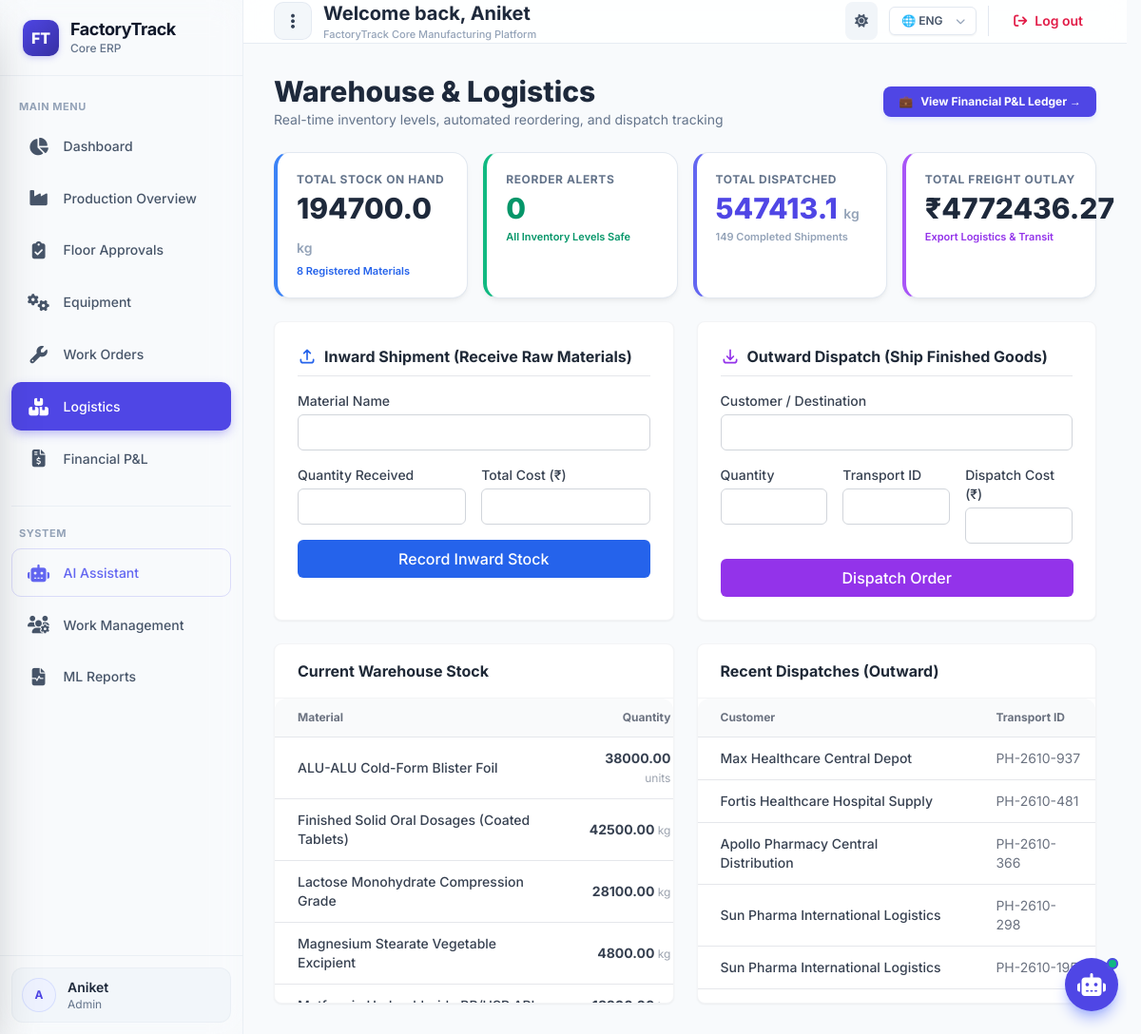
The page /inventory/ (signed in) on the database as committed earlier.
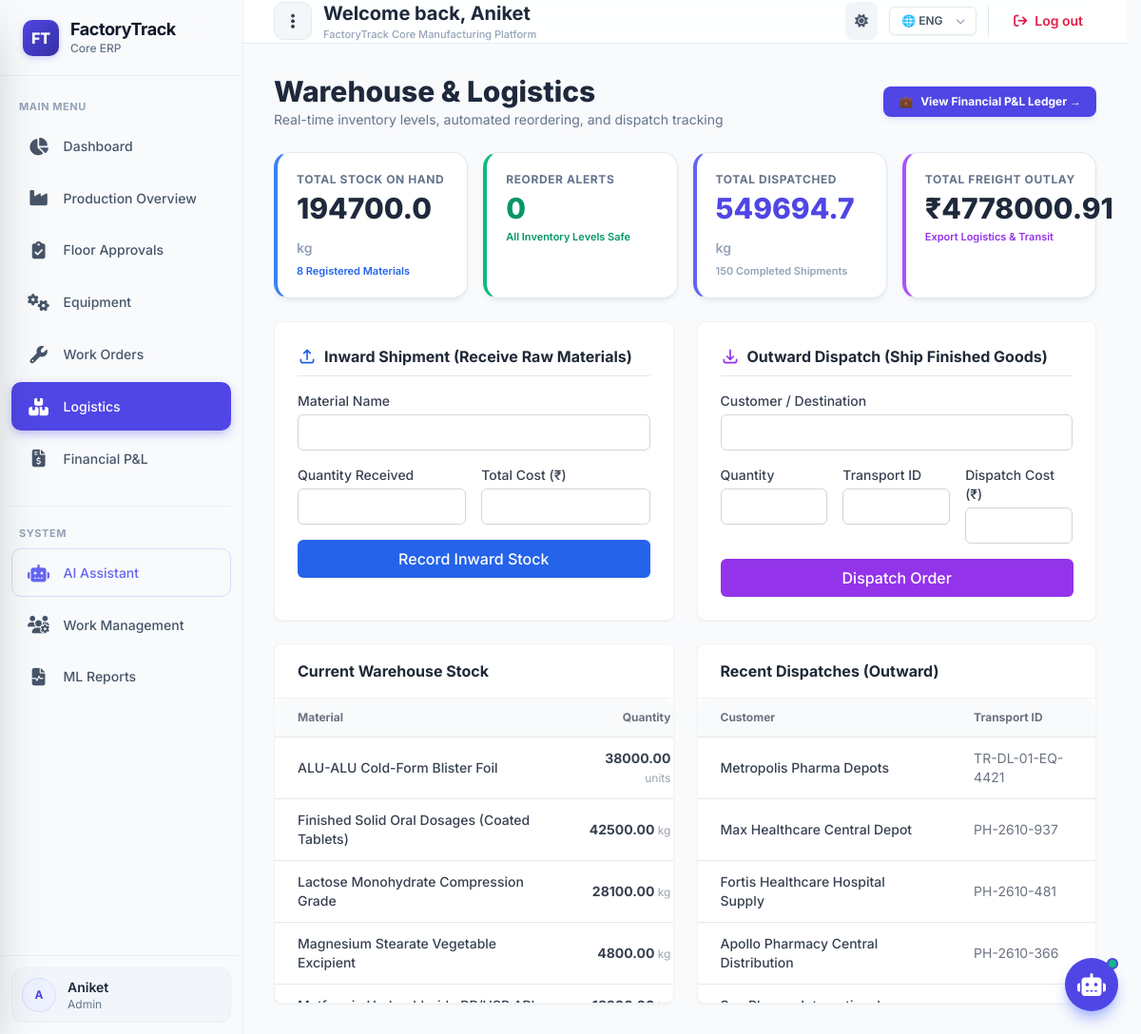
The same page on the database as committed later.
### apps/inventory/models.py (models this page shows)
class WarehouseStock(models.Model):
    material = models.CharField(max_length=100)
    quantity = models.DecimalField(max_digits=12, decimal_places=2)
    unit = models.CharField(max_length=20)
    reorder_level = models.DecimalField(max_digits=10, decimal_places=2)
    created_at = models.DateTimeField(auto_now_add=True)
    updated_at = models.DateTimeField(auto_now=True)

### apps/logistics/models.py (models this page shows)
class Dispatch(models.Model):
    customer = models.CharField(max_length=200)
    quantity = models.DecimalField(max_digits=10, decimal_places=2)
    transport_id = models.CharField(max_length=100)
    transporter = models.CharField(max_length=200)
    maps_location_id = models.CharField(max_length=200)
    cost = models.DecimalField(max_digits=12, decimal_places=2)
    dispatch_type = models.CharField(max_length=20, default='EXPORT')
    is_automated = models.BooleanField(default=False)
    created_at = models.DateTimeField(auto_now_add=True)

### apps/inventory/views.py (the view, shortened to what this page needs)
# urls.py: path('', views.inventory_dashboard_view, name='inventory_dashboard'),
@login_required(login_url='/login/')
@role_required('LO', 'PM', 'AD')
def inventory_dashboard_view(request):
    cache_key = 'inventory_dashboard_stats'
    cached_context = cache.get(cache_key)
    if cached_context is not None:
        return render(request, 'inventory.html', cached_context)
    stock_items = list(WarehouseStock.objects.all().order_by('material'))
    recent_dispatches = list(Dispatch.objects.all().order_by('-created_at')[:8])
    recent_inward = list(InwardShipment.objects.select_related('material').order_by('-created_at')[:8])
    total_stock_kg = float(WarehouseStock.objects.aggregate(t=Sum('quantity'))['t'] or 0.0)
    low_stock_count = sum(1 for s in stock_items if float(s.quantity or 0) <= float(s.reorder_level or 0))
    total_dispatched_kg = float(Dispatch.objects.aggregate(t=Sum('quantity'))['t'] or 0.0)
    total_freight_cost = float(Dispatch.objects.aggregate(t=Sum('cost'))['t'] or 0.0)
    total_procurement_cost = float(InwardShipment.objects.aggregate(t=Sum('cost'))['t'] or 0.0)
    context = {
        'stock_items': stock_items,
        'recent_dispatches': recent_dispatches,
        'recent_inward': recent_inward,
        'total_stock_kg': round(total_stock_kg, 1),
        'low_stock_count': low_stock_count,
        'total_dispatched_kg': round(total_dispatched_kg, 1),
        'total_freight_cost': round(total_freight_cost, 2),
        'total_procurement_cost': round(total_procurement_cost, 2),
        'dispatches_count': Dispatch.objects.count(),
        'inward_count': InwardShipment.objects.count(),
    }
    cache.set(cache_key, context, timeout=60)
    return render(request, 'inventory.html', context)

### apps/accounts/schema_guard.py (called while the page is built, shortened)
def ensure_runtime_schema_integrity(force=False, max_age_seconds=60):
    global _schema_verified, _last_verified_at, _last_migration_at
    now = time.time()
    if _schema_verified and (now - _last_verified_at < (15.0 if force else max_age_seconds)):
        return True

    def __call__(self, request):
        response = self.get_response(request)
        return response

### apps/production/decision_engine.py (called while the page is built, shortened)
def run_autonomous_decision_engine():
    logger.info("Initializing Deliberate Autonomous Decision Engine...")
    unresolved_alerts = SystemAlert.objects.filter(is_resolved=False)
    if not unresolved_alerts.exists():
        return

### templates/inventory.html (shortened to what the changed rows need)
{% extends 'base.html' %}
{% block content %}
<div class="mb-6 flex flex-col sm:flex-row justify-between items-start sm:items-center gap-4">
    <div>
        <h1 class="text-2xl sm:text-3xl font-extrabold text-slate-800 dark:text-white">Warehouse & Logistics</h1>
    </div>
</div>
<div class="grid grid-cols-1 sm:grid-cols-2 lg:grid-cols-4 gap-4 mb-6">
    <div class="premium-card p-5 border-l-4 border-l-indigo-500">
        <p class="text-xs font-bold uppercase tracking-wider text-slate-500 dark:text-slate-400">Total Dispatched</p>
        <p class="text-2xl sm:text-3xl font-extrabold text-indigo-600 dark:text-indigo-400 mt-1">{{ total_dispatched_kg }} <span class="text-sm font-semibold text-slate-400">kg</span></p>
        <p class="text-[11px] text-slate-400 font-semibold mt-1">{{ dispatches_count }} Completed Shipments</p>
    </div>
    <div class="premium-card p-5 border-l-4 border-l-purple-500">
        <p class="text-xs font-bold uppercase tracking-wider text-slate-500 dark:text-slate-400">Total Freight Outlay</p>
        <p class="text-2xl sm:text-3xl font-extrabold text-slate-800 dark:text-white mt-1">₹{{ total_freight_cost|floatformat:2 }}</p>
        <p class="text-[11px] text-purple-600 font-semibold mt-1">Export Logistics & Transit</p>
    </div>
</div>
<div class="grid grid-cols-1 lg:grid-cols-2 gap-6 mb-6">
    <div class="bg-white rounded-lg shadow-sm border border-gray-100 p-6">
        <h2 class="font-bold text-gray-800 mb-4 border-b pb-2 flex items-center">
            <svg class="w-5 h-5 mr-2 text-blue-600" fill="none" stroke="currentColor" viewBox="0 0 24 24"><path stroke-linecap="round" stroke-linejoin="round" stroke-width="2" d="M4 16v1a3 3 0 003 3h10a3 3 0 003-3v-1m-4-8l-4-4m0 0L8 8m4-4v12"></path></svg>
            Inward Shipment (Receive Raw Materials)
        </h2>
    </div>
    <div class="bg-white rounded-lg shadow-sm border border-gray-100 p-6">
        <h2 class="font-bold text-gray-800 mb-4 border-b pb-2 flex items-center">
            <svg class="w-5 h-5 mr-2 text-purple-600" fill="none" stroke="currentColor" viewBox="0 0 24 24"><path stroke-linecap="round" stroke-linejoin="round" stroke-width="2" d="M4 16v1a3 3 0 003 3h10a3 3 0 003-3v-1m-4-4l-4 4m0 0l-4-4m4 4V4"></path></svg>
            Outward Dispatch (Ship Finished Goods)
        </h2>
    </div>
</div>
<div class="grid grid-cols-1 lg:grid-cols-2 gap-6">
    <div class="bg-white rounded-lg shadow-sm border border-gray-100 overflow-hidden">
        <div class="max-h-80 overflow-y-auto overflow-x-auto table-responsive">
            <table class="w-full text-left border-collapse">
                <thead>
                    <tr class="bg-gray-50 text-gray-500 text-xs">
                        <th class="px-6 py-3 border-b">Material</th>
                        <th class="px-6 py-3 border-b text-right">Quantity</th>
                    </tr>
                </thead>
                <tbody class="text-sm text-gray-700">
                    {% for item in stock_items %}
                    <tr>
                        <td class="px-6 py-3 border-b font-medium">{{ item.material }}</td>
                        <td class="px-6 py-3 border-b text-right font-bold">{{ item.quantity }} <span class="text-xs text-gray-400 font-normal">{{ item.unit }}</span></td>
                    </tr>
                    {% endfor %}
                </tbody>
            </table>
        </div>
    </div>
    <div class="bg-white rounded-lg shadow-sm border border-gray-100 overflow-hidden">
        <div class="max-h-80 overflow-y-auto overflow-x-auto table-responsive">
            <table class="w-full text-left border-collapse">
                <thead>
                    <tr class="bg-gray-50 text-gray-500 text-xs">
                        <th class="px-6 py-3 border-b">Customer</th>
                        <th class="px-6 py-3 border-b">Transport ID</th>
                    </tr>
                </thead>
                <tbody class="text-sm text-gray-700">
                    {% for dispatch in recent_dispatches %}
                    <tr>
                        <td class="px-6 py-3 border-b font-medium">{{ dispatch.customer }}</td>
                        <td class="px-6 py-3 border-b text-gray-500">{{ dispatch.transport_id }}</td>
                    </tr>
                    {% empty %}
                    <tr>
                        <td colspan="3" class="px-6 py-4 text-center text-gray-500 text-sm">No dispatches found.</td>
                    </tr>
                    {% endfor %}
                </tbody>
            </table>
        </div>
    </div>
</div>
{% endblock %}

Rows that differ between the two databases and show on the page:
no longer on this page (row unchanged): Dispatch: customer "Sun Pharma International Logistics", transport_id "PH-2610-298"
no longer on this page (row unchanged): Dispatch: customer "Sun Pharma International Logistics", transport_id "PH-2610-195"
added Dispatch: customer "Metropolis Pharma Depots", transport_id "TR-DL-01-EQ-4421"
Other text that changed with them:
{{ total_dispatched_kg }}: "547413.1" → "549694.7"
{{ dispatches_count }}: "149" → "150"
{{ total_freight_cost|floatformat:2 }}: "4772436.27" → "4778000.91"
